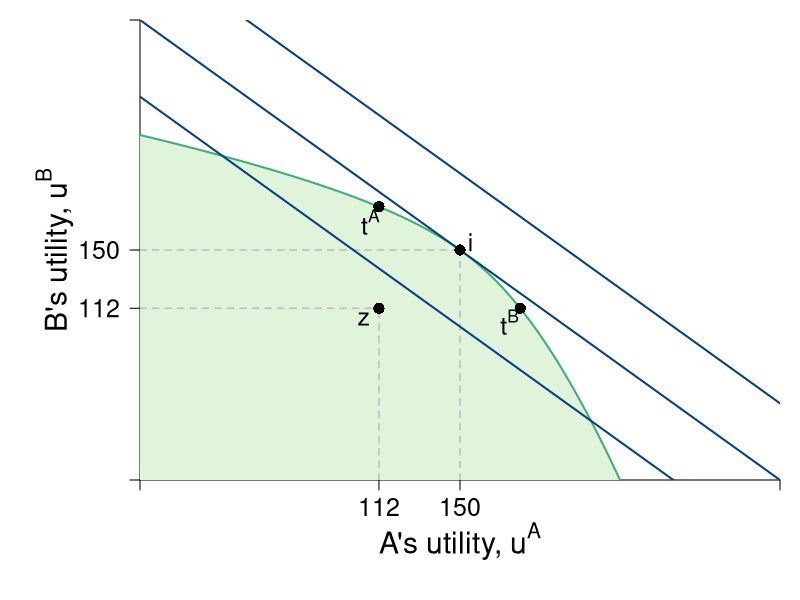

The R script that drew this image:
#Graph Designer: Scott Cohn
#Authors: Bowles and Halliday
#Title: Coordination, Conflict and Competition: A Text in Microeconomics

####################################
# Version with Feas Set Full Shade
####################################

# Graph Initialize --------------------------------------------------------

require(shape)
pdf(file = "coordination_failures/coord_upf.pdf", width = 9, height = 7)

#Set parameters for graphics
pointsize <- 1.8
axislabelsize <- 1.8
labelsize <- 1.5
namesize <- 1.8
annotatesize <- 1.5
graphlinewidth <- 2
segmentlinewidth <- 1.5

COL <- c("#7fc97f", "#beaed4", "#fdc086", "#ffff99", "#386cb0", "#f0027f", "#bf5b17", "#666666")
COLA <- c("#e0f3db", "#99d8c9","#66c2a4","#41ae76", "#238b45", "#005824")
COLB <- c("#4eb3d3", "#2b8cbe", "#0868ac","#084081")

par(mar =  c(6, 7, 1, 1))

# Functions ---------------------------------------------------------------

uA <- function(ha, hb, alpha = 30, beta = 1/2) {
  (alpha - beta * (ha + hb)) * ha - 0.5 * (ha)^2
}

uB <- function(ha, hb, alpha = 30, beta = 1/2) {
  (alpha - beta * (ha + hb)) * hb - 0.5 * (hb)^2
}

PEC <- function(ha, alpha = 30, beta = 1/2) {
  a = beta * (1 + 2 * beta)
  
  b = -alpha * (1 + 3 * beta) + (1 + 2 * beta)^2 * ha
  
  c = alpha^2 - alpha * (1 + 3 * beta) * ha + beta * (1 + 2 * beta) * ha^2
  
  delta = b ^ 2 - 4 * a * c
  
  return((-b - sqrt(delta)) / (2 * a))
}

# Axis Setup --------------------------------------------------------------

xlims <- c(0, 300)
ylims <- c(0, 300)

npts <- 501 
x <- seq(xlims[1], xlims[2], length.out = npts)
y <- seq(ylims[1], ylims[2], length.out = npts) 

plot(0, 0, xlim = xlims, ylim = ylims, type = "n",
     xlab = expression(paste("")),
     ylab = expression(paste("")), 
     xaxt = "n", 
     yaxt = "n", 
     cex.lab = axislabelsize, 
     bty = "n",
     xaxs = "i", 
     yaxs = "i")

ticksy <- c(0, 112, 150, ylims[2])
ylabels <- c(NA, 112, 150, NA)
ticksx <- c(0, 112, 150, xlims[2])
xlabels <- c(NA, 112, 150, NA)

axis(1, at = ticksx,  pos = 0, labels = xlabels, las = 1, cex.axis = labelsize)
axis(2, at = ticksy, pos = 0, labels = ylabels, las = 1, cex.axis = labelsize)

npts <- 500 
xx1 <- seq(xlims[1], xlims[2], length.out = npts)

text(0.5*xlims[2], -40, expression(paste("A's utility, ", u^A)), xpd = TRUE, cex = axislabelsize)
text(-40, 0.5*ylims[2], expression(paste("B's utility, ", u^B)), xpd = TRUE, cex = axislabelsize, srt = 90) 


# Calculations ------------------------------------------------------------

# Create `ha` and `hb`

ha <- seq(xlims[1], 15, length.out = npts) 
hb <- PEC(ha)

# Plug `ha` and `hb` into `uA` and `uB`
uA_vec <- uA(ha, hb)  # x-coord
uB_vec <- uB(ha, hb)  # y-coord

# W-hat

W = c(250, 300, 350)

# Shading -----------------------------------------------------------------

polygon(uA_vec, 
        uB_vec,
        border = FALSE, col = COLA[1])

# Comment this section out to shade above z
polygon(c(0, 0, max(uA_vec)),
        c(0, max(uB_vec), 0),
        border = FALSE, col = COLA[1])

# Segments ----------------------------------------------------------------

# to i
segments(0, 150, 150, 150, lty = 2, col = "gray" , lwd = segmentlinewidth)
segments(150, 0, 150, 150, lty = 2, col = "gray" , lwd = segmentlinewidth)

# to z
segments(0, 112, 112, 112, lty = 2, col = "gray" , lwd = segmentlinewidth)
segments(112, 0, 112, 112, lty = 2, col = "gray" , lwd = segmentlinewidth)


# Lines -------------------------------------------------------------------

# extend uA to eliminate scope error
extend <- seq(226, xlims[2], length.out = npts)
uA_vec_extend <- append(uA_vec, extend)

lines(uA_vec,
      uB_vec,
      col = COLA[4],
      lty = 1,
      lwd = graphlinewidth
)

# Iso-Soc Wel -> uB = W - uA
lines(
  uA_vec_extend,
  W[1] - uA_vec_extend,
  col = COLB[4],
  lty = 1,
  lwd = graphlinewidth
)

lines(
  uA_vec_extend,
  W[2] - uA_vec_extend,
  col = COLB[4],
  lty = 1,
  lwd = graphlinewidth
)

lines(
  uA_vec_extend,
  W[3] - uA_vec_extend,
  col = COLB[4],
  lty = 1,
  lwd = graphlinewidth
)

# Labels ------------------------------------------------------------------

# Label i 
points(150, 150, pch = 16, col = "black", cex = 1.5)
text(155, 155, expression(i), cex = labelsize)

# label z
points(112, 112, pch = 16, col = "black", cex = 1.5)
text(105, 105, expression(z), cex = labelsize)

# label tA and tB
points(112, uB_vec[216], pch = 16, col = "black", cex = 1.5)
text(108, uB_vec[216] - 10, expression(t^A), cex = labelsize)

points(uB_vec[216], 112, pch = 16, col = "black", cex = 1.5)
text(uB_vec[216] - 5, 103, expression(t^B), cex = labelsize)



dev.off()
